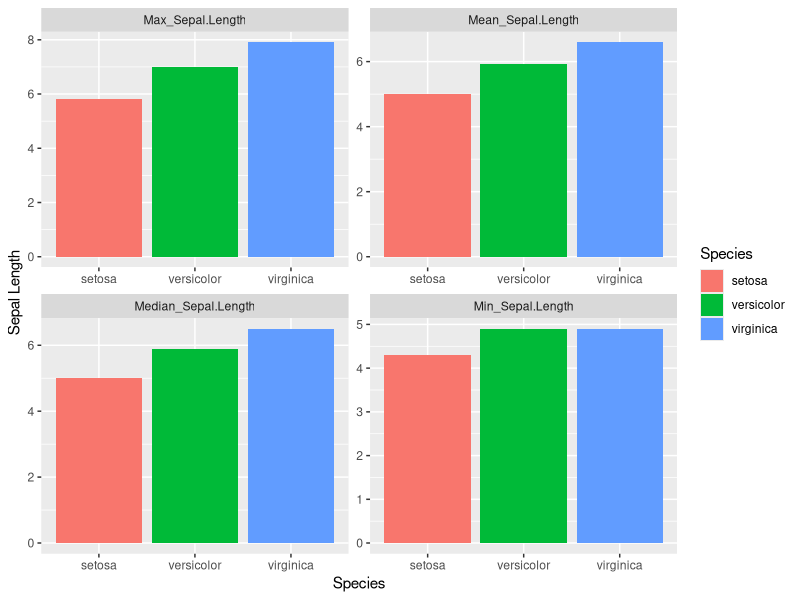
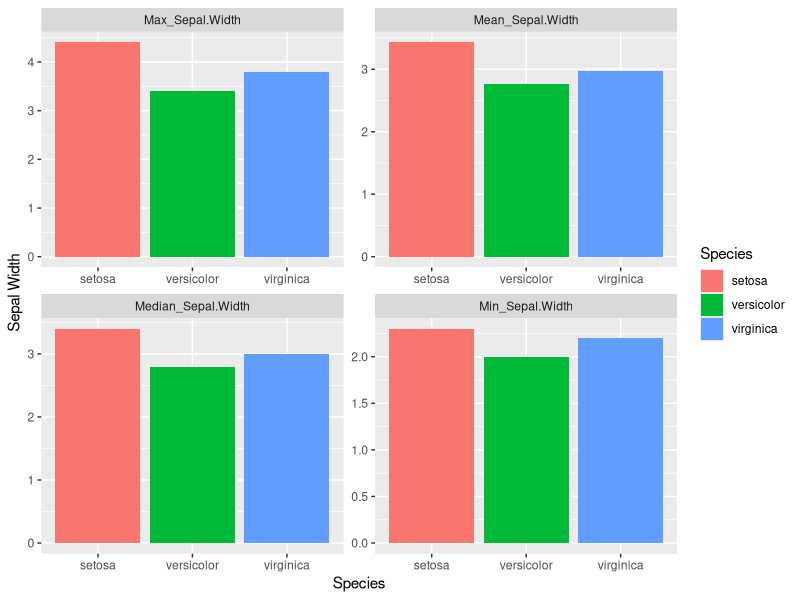
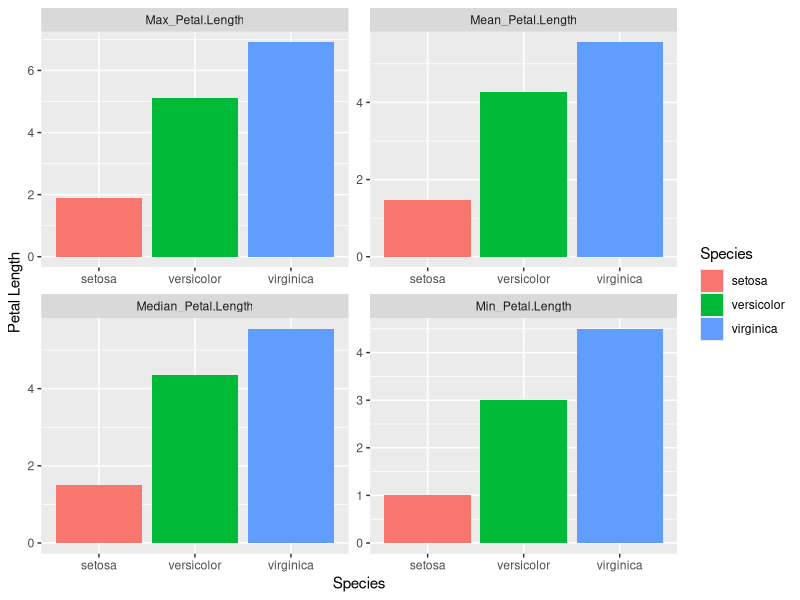
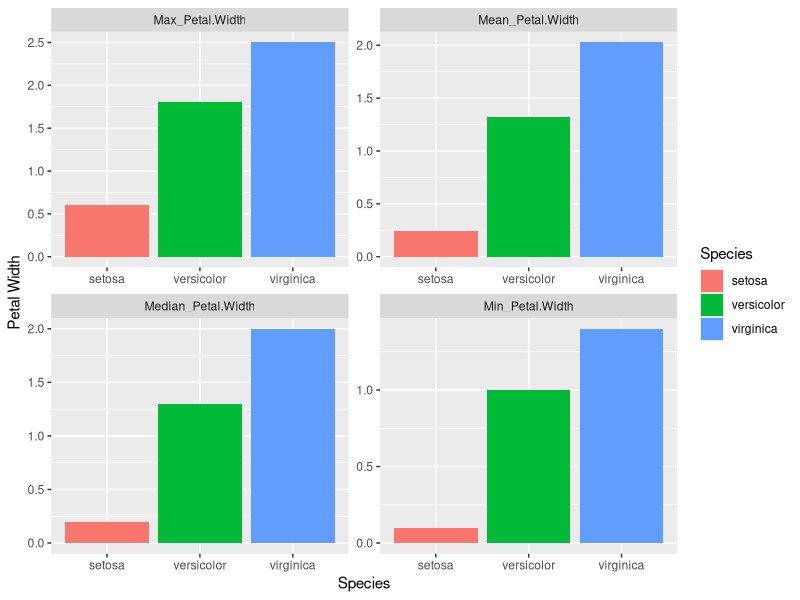
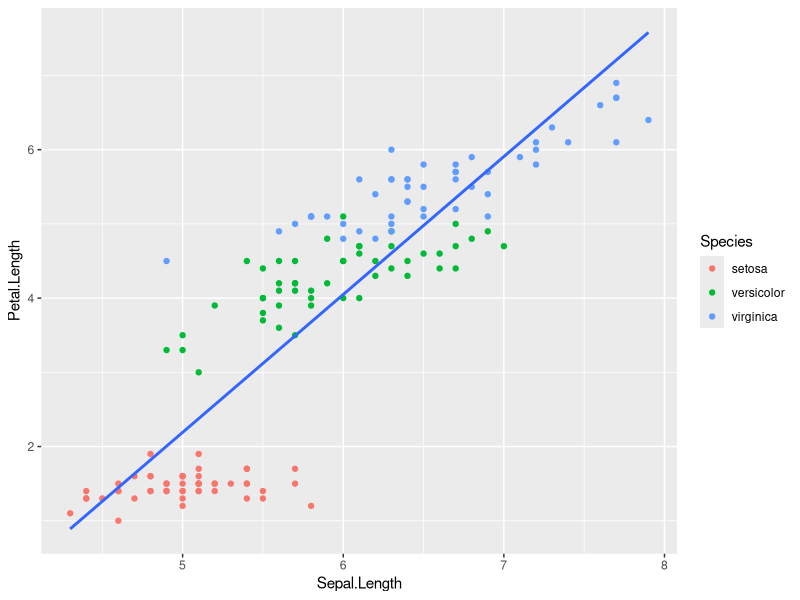
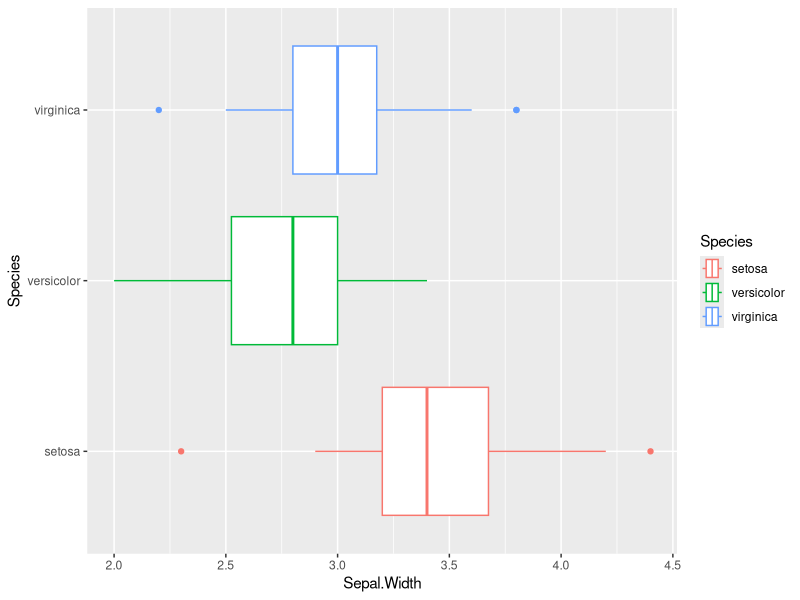
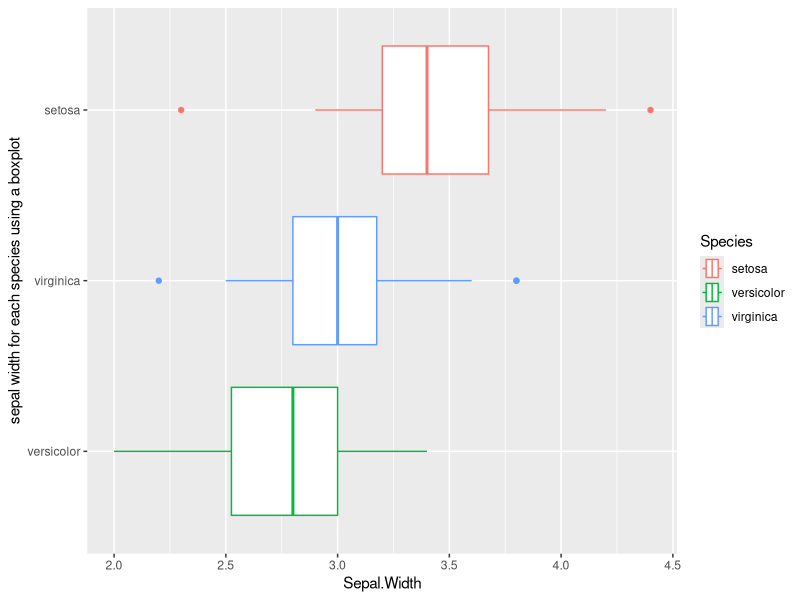

Here is the R script that generated these plots, in order:
library(ggplot2)
library(dplyr)


iris <- iris


tapply(iris$Sepal.Length, iris$Species, mean)

tapply(iris$Sepal.Width, iris$Species, mean)

average_petal_length <- tapply(iris$Petal.Length, iris$Species, mean)

tapply(iris$Petal.Width, iris$Species, mean)


tapply(iris$Sepal.Length, iris$Species, median)

tapply(iris$Sepal.Width, iris$Species, median)

tapply(iris$Petal.Length, iris$Species, median)

tapply(iris$Petal.Width, iris$Species, median)


tapply(iris$Petal.Width, iris$Species, range)




iris_summary <- iris %>%
  group_by(Species) %>%
  summarize(
    Mean_Sepal.Length = mean(Sepal.Length),
    Median_Sepal.Length = median(Sepal.Length),
    Min_Sepal.Length = min(Sepal.Length),
    Max_Sepal.Length = max(Sepal.Length),
    
    Mean_Sepal.Width = mean(Sepal.Width),
    Median_Sepal.Width = median(Sepal.Width),
    Min_Sepal.Width = min(Sepal.Width),
    Max_Sepal.Width = max(Sepal.Width),
    
    Mean_Petal.Length = mean(Petal.Length),
    Median_Petal.Length = median(Petal.Length),
    Min_Petal.Length = min(Petal.Length),
    Max_Petal.Length = max(Petal.Length),
    
    Mean_Petal.Width = mean(Petal.Width),
    Median_Petal.Width = median(Petal.Width),
    Min_Petal.Width = min(Petal.Width),
    Max_Petal.Width = max(Petal.Width)
  )

print(iris_summary)


Sepal1 <- iris_summary %>% 
  ggplot(aes(x = Species, y = Mean_Sepal.Length, fill = Species)) + 
  geom_bar(stat = "identity", position = "dodge")

Sepal2 <- iris_summary %>% 
  ggplot(aes(x = Species, y = Median_Sepal.Length, fill = Species)) + 
  geom_bar(stat = "identity", position = "dodge")

Sepal3 <- iris_summary %>% 
  ggplot(aes(x = Species, y = Min_Sepal.Length, fill = Species)) + 
  geom_bar(stat = "identity", position = "dodge")

Sepal4 <- iris_summary %>% 
  ggplot(aes(x = Species, y = Max_Sepal.Length, fill = Species)) + 
  geom_bar(stat = "identity", position = "dodge")


Sepal_Length_Plot <- list(Sepal1,Sepal2,Sepal3, Sepal4)



library(dplyr)
library(ggplot2)
library(tidyr)

iris <- iris

#Creating the Summary Data

iris_summary <- iris %>%
  group_by(Species) %>%
  summarize(
    Mean_Sepal.Length = mean(Sepal.Length),
    Median_Sepal.Length = median(Sepal.Length),
    Min_Sepal.Length = min(Sepal.Length),
    Max_Sepal.Length = max(Sepal.Length),
    
    Mean_Sepal.Width = mean(Sepal.Width),
    Median_Sepal.Width = median(Sepal.Width),
    Min_Sepal.Width = min(Sepal.Width),
    Max_Sepal.Width = max(Sepal.Width),
    
    Mean_Petal.Length = mean(Petal.Length),
    Median_Petal.Length = median(Petal.Length),
    Min_Petal.Length = min(Petal.Length),
    Max_Petal.Length = max(Petal.Length),
    
    Mean_Petal.Width = mean(Petal.Width),
    Median_Petal.Width = median(Petal.Width),
    Min_Petal.Width = min(Petal.Width),
    Max_Petal.Width = max(Petal.Width)
  )

# Making the data long format
iris_summary_long <- iris_summary %>%
  pivot_longer(cols = contains("Sepal.Length"), 
               names_to = "Statistic", 
               values_to = "Value")

iris_summary_long2 <- iris_summary %>%
  pivot_longer(cols = contains("Sepal.Width"), 
               names_to = "Statistic", 
               values_to = "Value")

iris_summary_long3 <- iris_summary %>%
  pivot_longer(cols = contains("Petal.Length"), 
               names_to = "Statistic", 
               values_to = "Value")

iris_summary_long4 <- iris_summary %>%
  pivot_longer(cols = contains("Petal.Width"), 
               names_to = "Statistic", 
               values_to = "Value")


iris_summary_long5 <- iris_summary %>%
  pivot_longer(cols = matches("(Sepal.Width|Petal.Width)"), 
               names_to = "Statistic", 
               values_to = "Value")


# Plotting the data
Sepal_Length_Plot <-
  ggplot(data = iris_summary_long, aes(x = Species, y = Value, fill = Species)) +
  geom_bar(stat = "identity", position = "dodge") +
  facet_wrap( ~ Statistic, scales = "free") +
  labs(y = "Sepal Length")

print(Sepal_Length_Plot)


Sepal_Width_Plot <-
  ggplot(data = iris_summary_long2, aes(x = Species, y = Value, fill = Species)) +
  geom_bar(stat = "identity", position = "dodge") +
  facet_wrap(~ Statistic, scales = "free") +
  labs(y = "Sepal Width")

print(Sepal_Width_Plot)

Petal_Length_Plot <-
  ggplot(data = iris_summary_long3, aes(x = Species, y = Value, fill = Species)) +
  geom_bar(stat = "identity", position = "dodge") +
  facet_wrap(~ Statistic, scales = "free") +
  labs(y = "Petal Length")

print(Petal_Length_Plot)

Petal_Width_Plot <-
  ggplot(data = iris_summary_long4, aes(x = Species, y = Value, fill = Species)) +
  geom_bar(stat = "identity", position = "dodge") +
  facet_wrap(~ Statistic, scales = "free") +
  labs(y = "Petal Width")



IrisHistogram <- list(Sepal_Length_Plot, Sepal_Width_Plot, Petal_Length_Plot, Petal_Width_Plot)
print(Petal_Width_Plot )


print("Virginca has the highest Average Petal Length")


iris %>% 
  ggplot(aes(x = Sepal.Length, y = Petal.Length)) + 
  geom_point(mapping = aes(color = Species))+
  geom_smooth(method = "lm", se = FALSE, aes(group = 1))

iris %>% 
  ggplot(aes(x = Sepal.Width, y = Species))+
  geom_boxplot(mapping = aes(color = Species))


iris %>%
  ggplot(aes(x = Sepal.Width, y = factor(Species, levels = c("versicolor", "virginica", "setosa")))) +
  geom_boxplot(aes(color = Species))+
  labs(y = "sepal width for each species using a boxplot")



